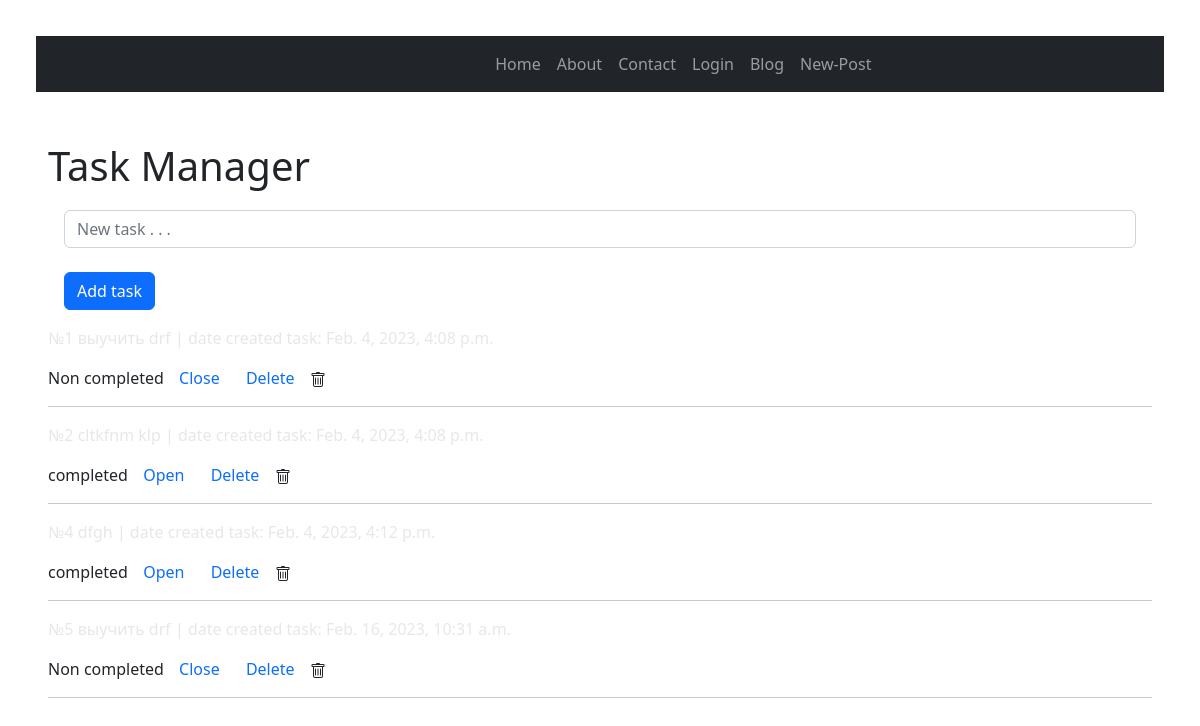
The app's page /, older data.
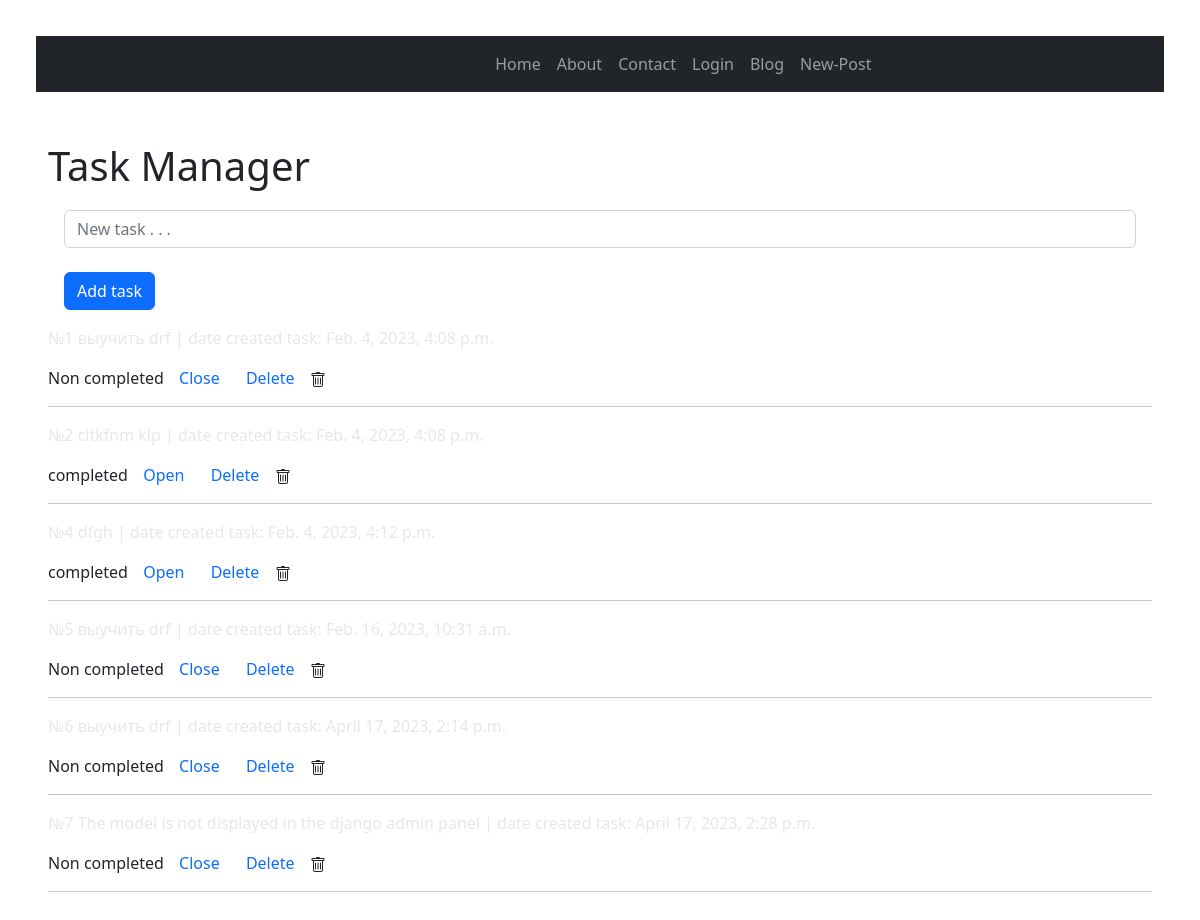
The same page, newer data.
### main/models.py (models this page shows, shortened)
class ToDo(models.Model):
    title = models.CharField('Name to do', max_length=500)
    is_complete = models.BooleanField('Complete', default=False)
    date_created = models.DateTimeField('Date created', default=timezone.now())

### main/views.py (the view)
# urls.py: path('', views.index),
def index(request):
    todos = ToDo.objects.all()
    context = {'todo_list': todos,
               'title': 'Главная страница'}
    return render(request, 'main/index.html',
                  context=context)

### templates/main/index.html (shortened to what this page needs)
{% extends "base.html" %}
{% load static %}
{% block content %}
<div>
<div style="margin-top: 50px;" class="ui container ">
    <h1 class="ui center aligned header">Task Manager</h1>
    <form style="margin-top: 20px;" class="form-inline" action="{% url 'add' %}" method="post">
        <div class="form-group mx-sm-3 mb-2">
            <input class="form-control" type="text" name="title" placeholder="New task . . ."><br>
            <button class="btn btn-primary mb-2" type="submit">Add task</button>
        </div>
    </form>
{% for todo in todo_list %}
<div class="ui segment">
    <p class="ui big header">№{{ todo.id }} {{ todo.title }} | date created task: {{ todo.date_created }}</p>
    {% if todo.is_complete == False %}
        <span class="ui gray label">Non completed</span>
        <a class="ui primary basic button" href="{% url 'update' todo_id=todo.id %}">Close</a>
    {% else %}
        <span class="ui green label">completed</span>
        <a class="ui blue button" href="{% url 'update' todo_id=todo.id %}">Open</a>
    {% endif %}
    <a class="ui negative basic button" href="{% url 'delete' todo_id=todo.id %}">Delete</a>
    <hr/>
</div>
{% endfor %}
</div>
</div>
{% endblock content %}

Row changes from the older to the newer data that the page shows:
added ToDo: id "6", title "выучить drf", date_created "April 17, 2023, 2:14 p.m.", is_complete "Non completed"
added ToDo: id "7", title "The model is not displayed in the django admin panel", date_created "April 17, 2023, 2:28 p.m.", is_complete "Non completed"
